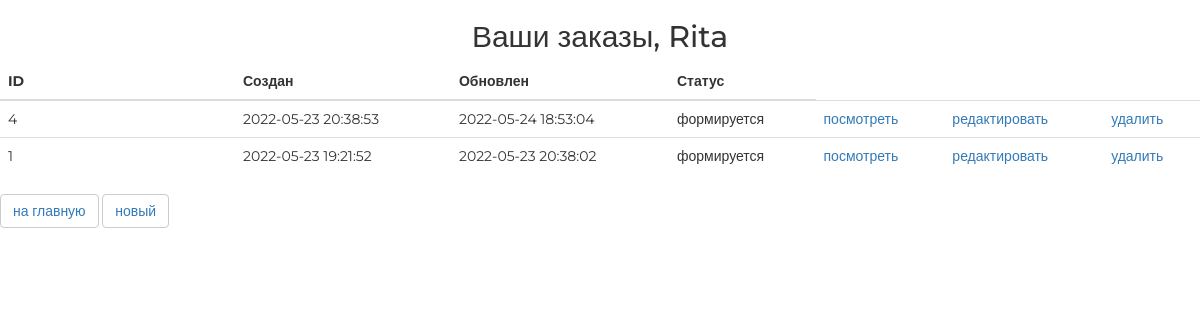
Page /order/ (signed in) on the committed database.
### authapp/models.py (models this page shows, shortened)
class User(AbstractUser):
    avatar = models.ImageField(upload_to='users_avatar', blank=True)
    age = models.PositiveSmallIntegerField(blank=True, null=True, default=18)
    activation_key = models.CharField(max_length=128, blank=True, null=True)
    activation_key_expires = models.DateTimeField(default=(now() + timedelta(hours=48)))

### ordersapp/models.py (models this page shows, shortened)
class Order(models.Model):
    FORMING = 'FM'
    SENT_TO_PROCEED = 'STP'
    PROCEED = 'PCD'
    PAID = 'PD'
    READY = 'RDY'
    DONE = 'DN'
    CANCEL = 'CNC'
    ORDER_STATUSES = (
        (FORMING, 'формируется'),
        (SENT_TO_PROCEED, 'отправлен на обработку'),
        (PROCEED, 'обработан'),
        (PAID, 'оплачен'),
        (READY, 'отов к выдаче'),
        (DONE, 'выдан'),
        (CANCEL, 'отменен'),
    )
    user = models.ForeignKey(settings.AUTH_USER_MODEL, on_delete=models.CASCADE)
    created_at = models.DateTimeField(auto_now_add=True, verbose_name="Создан")
    updated_at = models.DateTimeField(auto_now=True, verbose_name="Изменен")
    status = models.CharField(
        verbose_name='Статус',
        choices=ORDER_STATUSES,
        max_length=3,
        default=FORMING
    )
    is_active = models.BooleanField(default=True, verbose_name='активен', )
    class Meta:
        verbose_name = 'заказ'
        verbose_name_plural = 'заказы'
        ordering = ('-created_at',)

### ordersapp/views.py (the view)
# urls.py: path('', ordersapp.OrderList.as_view(), name='orders'),
class OrderList(ListView):
    model = Order
    def get_queryset(self):
        return Order.objects.filter(user=self.request.user)

### mainapp/context_processor.py (called while the page is built)
def basket(request):
    basket_items = []
    if request.user.is_authenticated:
        basket_items = Basket.objects.filter(user = request.user)
    return {
        'basket': basket_items
    }

### ordersapp/templates/ordersapp/order_list.html
{% extends 'ordersapp/base.html' %}
{% block content %}
<div class="h2 text-center head">
       Ваши заказы,
       {% if user.first_name %}
           {{ user.first_name|title}}
       {% else %}
           Пользователь
       {% endif %}
   </div>
   <table class="table orders_list">
       <thead>
         <tr>
           <th>ID</th>
           <th>Создан</th>
           <th>Обновлен</th>
           <th>Статус</th>
         </tr>
       </thead>
       <tbody>
           {% for item in object_list %}
               {% if item.is_active %}
               <tr>
                   <td class="td1 orders_list">{{ item.pk }}</td>
                   <td>{{ item.created_at|date:"Y-m-d H:i:s" }}</td>
                   <td>{{ item.updated_at|date:"Y-m-d H:i:s" }}</td>
                   <td>{{ item.get_status_display }}</td>
                   <td>
                    <a href="{% url 'ordersapp:order_read' item.pk %}">
                           посмотреть
            </a>
                   </td>
                   <td>
                       {% if item.status == 'FM' %}
                        <a href="{% url 'ordersapp:order_update' item.pk %}">
                           редактировать
                       </a>
                       {% endif %}
                   </td>
                   <td>
                       {% if item.status == 'FM' %}
                       <a href="{% url 'ordersapp:order_delete' item.pk %}">
                             удалить
                   </a>
                       {% endif %}
                   </td>
               </tr>
               {% endif %}
           {% endfor %}
       </tbody>
   </table>
   <button class="btn btn-default btn-round">
       <a href="{% url 'main' %}">
           на главную
       </a>
   </button>
  <button class="btn btn-default btn-round">
  <a href="{% url 'ordersapp:order_create' %}">
        новый
    </a>
</button>
{% endblock %}

### static/css/style.css (style rules this page uses)
* { margin: 0; padding: 0; }
body { font-family: 'Montserrat', sans-serif; }
html, body { height: 100%; }
table { width: 100%; }
td:first-child { width: 235px; }

### rows in the picture
User: first_name "Rita"
Order: pk "4", created_at "2022-05-23 20:38:53", updated_at "2022-05-24 18:53:04", status "формируется", shows "редактировать", shows "удалить"
Order: pk "1", created_at "2022-05-23 19:21:52", updated_at "2022-05-23 20:38:02", status "формируется", shows "редактировать", shows "удалить"
